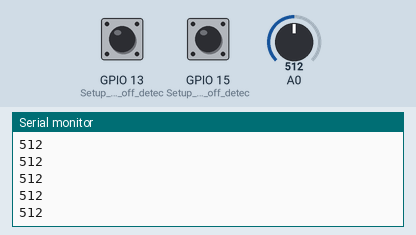
Simulated run of this sketch. Board: ESP8266 (NodeMCU). Shown: the last lines printed to the serial monitor. Inputs (shaded band) come from the test bench; at power-on: GPIO 13 (Setup_for_leads_off_detec) LOW, A0 = 512, GPIO 15 (Setup_for_leads_off_detec) LOW. WiFi joins after 1.5 s; servers stay silent unless stated; uploads are accepted with an empty reply.

Above: at 2.8 s.
2.9 s: GPIO 13 (Setup_for_leads_off_detec) pulled HIGH for 0.15 s
6.0 s: A0 set to 716
At 6.8 s:
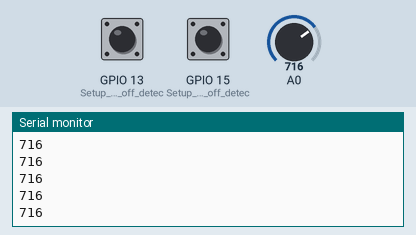
7.5 s: GPIO 15 (Setup_for_leads_off_detec) pulled HIGH for 0.15 s
9.1 s: A0 set to 900
At 9.8 s:
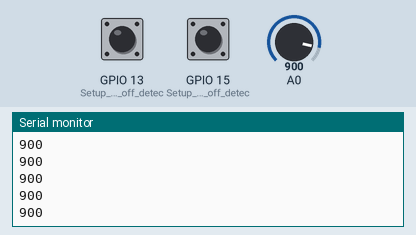
10.6 s: GPIO 13 (Setup_for_leads_off_detec) pulled HIGH for 0.15 s
12.2 s: GPIO 15 (Setup_for_leads_off_detec) pulled HIGH for 1 s
At 12.8 s:
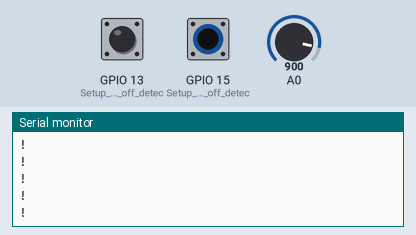
Timing chart, 0 to 13.9 s (numbered marks = the images above; inputs shaded):
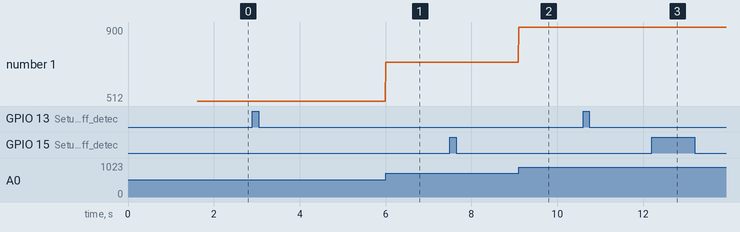

Measured:
- after the input at 6.0 s, the serial monitor: prints a new line at once (image 1)
- after the input at 9.1 s, the serial monitor: prints a new line at once (image 2)
- plotted number 1: 512 → 716 after the input at 6.0 s, 716 → 900 after the input at 9.1 s

The sketch:

hearth.ino
```cpp
// (licence header left out)
#include <ESP8266WiFi.h>
#include <ESP8266HTTPClient.h>
#include <WiFiClient.h>

const char* ssid = "Bukan Lemon";
const char* password = "gamoapokoknya";

// =============================================  Your Domain name with URL path or IP address with path
String serverName = "http://139.59.239.81:5000/user/asdasdasdasd/hearth/JXFASPcYJqVjdNHC";

// the following variables are unsigned longs because the time, measured in
// milliseconds, will quickly become a bigger number than can be stored in an int.
unsigned long lastTime = 0;
// Timer set to 10 minutes (600000)
//unsigned long timerDelay = 600000;
// Set timer to 5 seconds (5000)
unsigned long timerDelay = 5000;

void setup() {
  // initialize the serial communication:
  Serial.begin(9600);
  pinMode(15, INPUT); // Setup for leads off detection LO +
  pinMode(13, INPUT); // Setup for leads off detection LO -
  WiFi.begin(ssid, password);
  Serial.println("Connecting");
  while(WiFi.status() != WL_CONNECTED) {
    delay(500);
    Serial.print(".");
  }
  Serial.println("");
  Serial.print("Connected to WiFi network with IP Address: ");
  Serial.println(WiFi.localIP());

  Serial.println("Timer set to 5 seconds (timerDelay variable), it will take 5 seconds before publishing the first reading.");
}

void loop() {

  if((digitalRead(15) == 1)||(digitalRead(13) == 1)){
    Serial.println('!');
  }
  else{
    // send the value of analog input 0:
      Serial.println(analogRead(A0));
      post(analogRead(A0));
  }
  //Wait for a bit to keep serial data from saturating
  delay(1);
}

void post(int data){
 String edit = "{\"name\":\"Heart device 1\",\"data\":";
 edit = edit + String(data) +"}";
 if ((millis() - lastTime) > timerDelay) {
    //Check WiFi connection status
    if(WiFi.status()== WL_CONNECTED){
      WiFiClient client;
      HTTPClient http;

      // Your Domain name with URL path or IP address with path
      http.begin(client, serverName);

      // Specify content-type header
      //http.addHeader("Content-Type", "application/json");
      // Data to send with HTTP POST
      String httpRequestData = "?data=234";
      // Send HTTP POST request
      //int httpResponseCode = http.POST(httpRequestData);

      // If you need an HTTP request with a content type: application/json, use the following:
      http.addHeader("Content-Type", "application/json");
      int httpResponseCode = http.PUT(edit);

      // If you need an HTTP request with a content type: text/plain
      //http.addHeader("Content-Type", "text/plain");
      //int httpResponseCode = http.POST("Hello, World!");

      Serial.print("HTTP Response code: ");
      Serial.println(httpResponseCode);

      // Free resources
      http.end();
    }
    else {
      Serial.println("WiFi Disconnected");
    }
    lastTime = millis();
  }
}
```
